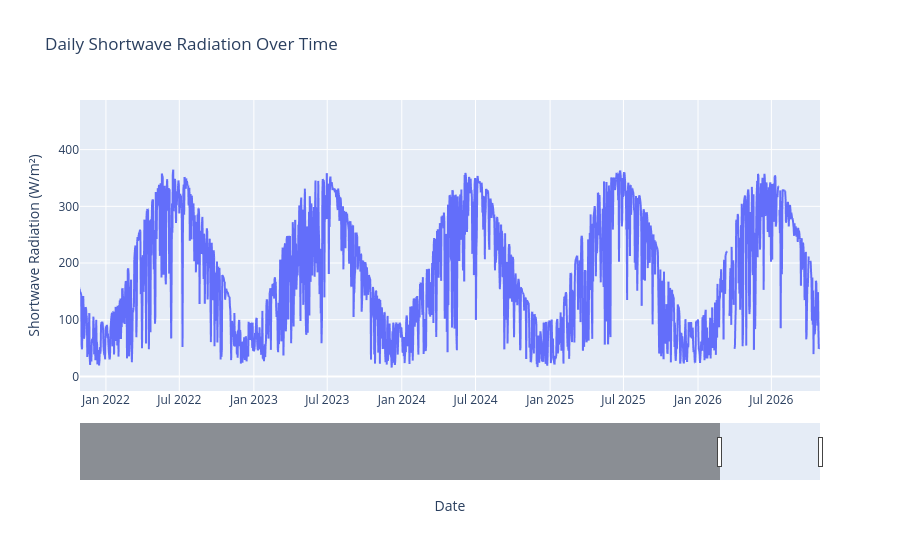

Source (notebook cell):
### Code cell
daily = df.groupby("date").agg({"shortwave_radiation": "mean"}).reset_index()

fig = px.line(
    daily,
    x="date",
    y="shortwave_radiation",
    labels={"shortwave_radiation": "Shortwave Radiation (W/m²)", "date": "Date"},
    title="Daily Shortwave Radiation Over Time",
)
end = daily["date"].max()
fig.update_layout(
    xaxis={
        "rangeslider": {"visible": True},
        "range": [end - pd.DateOffset(years=5), end],
    },
)
fig

### Figure 1 — Plotly figure (JSON) as saved in the notebook; plotly's stock layout.template omitted (floating-point values rounded to 4 significant figures; data arrays with more than 128 entries replaced by an {"elided": "..."} marker saying what was removed)
{"data": [{"hovertemplate": "Date=%{x}<br>Shortwave Radiation (W/m²)=%{y}<extra></extra>", "legendgroup": "", "line": {"color": "#636efa", "dash": "solid"}, "marker": {"symbol": "circle"}, "mode": "lines", "name": "", "showlegend": false, "type": "scattergl", "x": {"elided": "13451 str values"}, "xaxis": "x", "y": {"elided": "13451 float values"}, "yaxis": "y"}], "layout": {"legend": {"tracegroupgap": 0}, "title": {"text": "Daily Shortwave Radiation Over Time"}, "xaxis": {"anchor": "y", "domain": [0, 1], "range": ["2021-10-29T00:00:00", "2026-10-29"], "rangeslider": {"visible": true}, "title": {"text": "Date"}}, "yaxis": {"anchor": "x", "domain": [0, 1], "title": {"text": "Shortwave Radiation (W/m²)"}}}}
